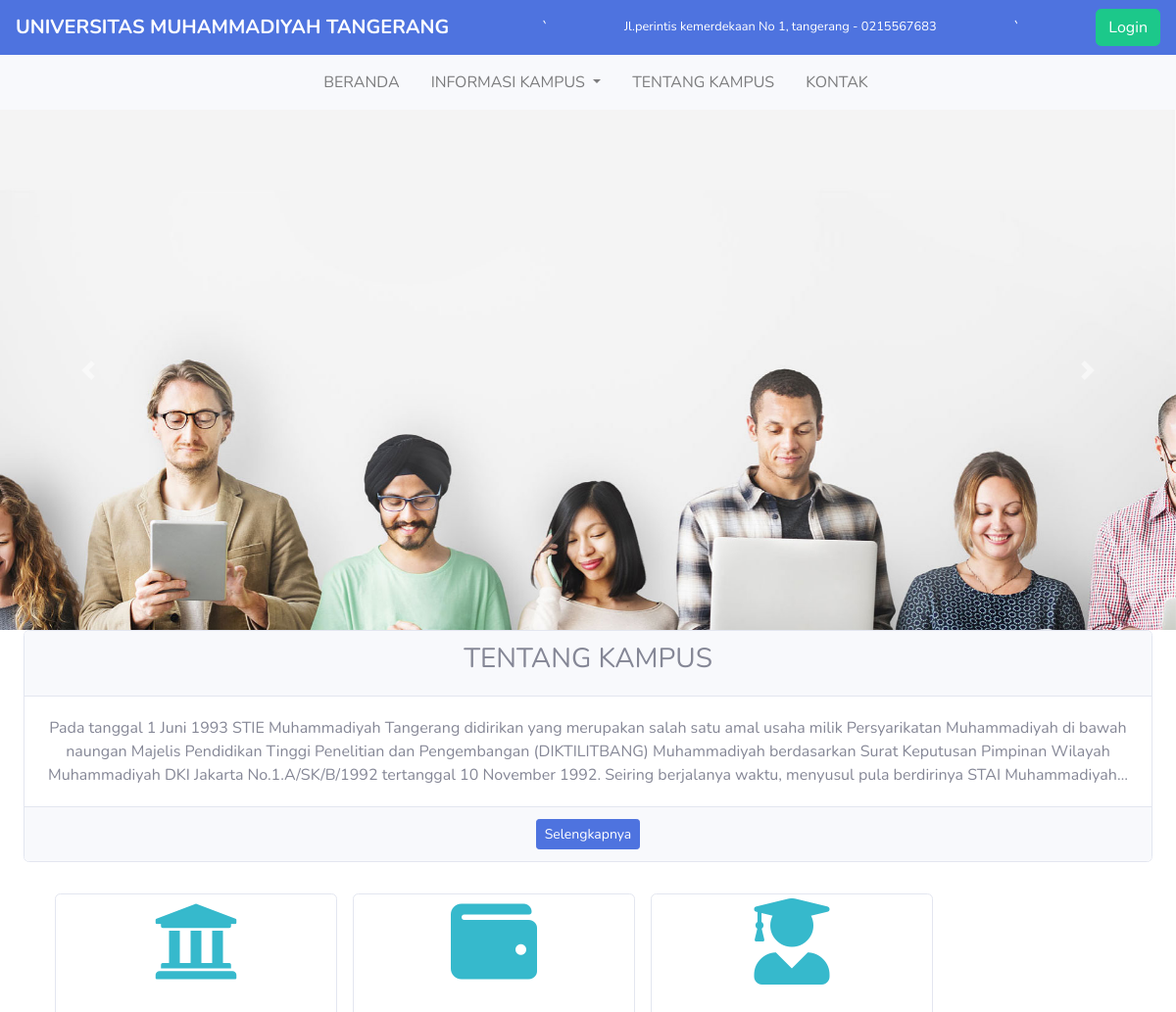
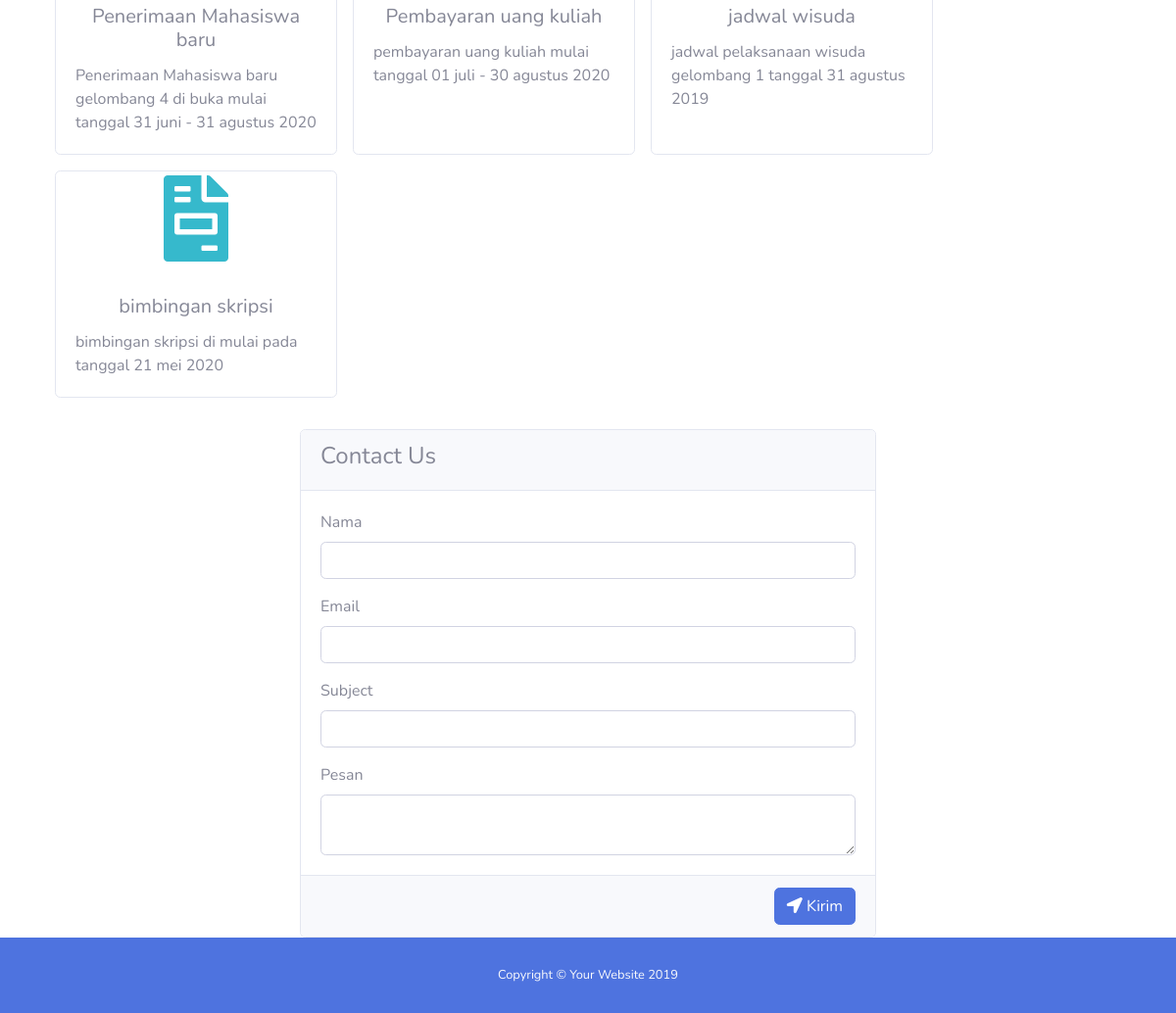
The page / on the database its author committed (2 pictures, top to bottom).
### tables this page shows
CREATE TABLE `identitas` (
  `id_identitas` int(11) NOT NULL,
  `nama_kampus` varchar(50) NOT NULL,
  `alamat` varchar(50) NOT NULL,
  `email` varchar(30) NOT NULL,
  `telepon` varchar(15) NOT NULL
);

CREATE TABLE `tentang_kampus` (
  `id_tentang` int(11) NOT NULL,
  `sejarah` text NOT NULL,
  `visi` text NOT NULL,
  `misi` text NOT NULL
);

CREATE TABLE `informasi_kampus` (
  `id_informasi` int(11) NOT NULL,
  `icon` varchar(20) NOT NULL,
  `judul_informasi` varchar(50) NOT NULL,
  `isi_informasi` text NOT NULL
);

### application/controllers/Home.php (called while the page is built, shortened)
<?php
class Home extends CI_controller{
    public function __construct()
    {
        $this->load->model('my_model', 'logic');
        $this->load->helper('text');
    }
    public function index(){
        $data['title'] = 'Universitas Muhammadiyah Tangerang';
        $data['identitas'] = $this->logic->get_all('identitas')->row();
        $data['tentang'] = $this->logic->get_all('tentang_kampus')->row();
        $data['info'] = $this->logic->get_all('informasi_kampus')->result();
        $this->load->view('template_admin/header',$data);
        $this->load->view('front_end/home');
        $this->load->view('template_admin/footer');
    }
}

### index.php (called while the page is built, shortened)
<?php
require_once BASEPATH.'core/CodeIgniter.php';

### application/models/My_model.php (called while the page is built, shortened)
<?php
class My_model extends CI_Model{
    public function get_all($table, $sort = null, $limit = null, $start = null){
        $this->db->order_by($sort);
        return $this->db->get($table, $limit, $start);
    }
}

### application/views/front_end/home.php (the view, shortened to what this page needs)
<nav class="navbar text-white bg-primary">
    <a class="navbar-brand text-uppercase">
        <strong><?= $identitas->nama_kampus ?></strong>
    </a>
    `<span class="small">
        <?= $identitas->alamat . ' - ' . $identitas->telepon ?>
    </span>`
    <a href="<?=site_url('login') ?>" class="btn btn-success my-2 my-sm-0" type="submit">Login</a>
</nav>
<nav class="navbar navbar-expand-lg navbar-light bg-light">
    <div class="collapse navbar-collapse" id="navbarNavAltMarkup">
        <div class="navbar-nav mx-auto">
            <a class="nav-item nav-link ml-3" href="#">BERANDA <span class="sr-only">(current)</span></a>
            <li class="nav-item dropdown ml-3">
                <a class="nav-link dropdown-toggle" href="#" id="navbarDropdownMenuLink" role="button" data-toggle="dropdown" aria-haspopup="true" aria-expanded="false">
                    INFORMASI KAMPUS
                </a>
            </li>
            <a class="nav-item nav-link ml-3" href="#">TENTANG KAMPUS</a>
            <a class="nav-item nav-link ml-3" href="#">KONTAK</a>
        </div>
    </div>
</nav>
<div id="carouselExampleControls" class="carousel slide" data-ride="carousel">
    <div class="carousel-inner">
        <div class="carousel-item active">
            <img class="d-block w-100" src="<?= base_url('assets/img/home_slider_1.jpg') ?>" alt="First slide">
        </div>
    </div>
    <a class="carousel-control-prev" href="#carouselExampleControls" role="button" data-slide="prev">
        <span class="carousel-control-prev-icon" aria-hidden="true"></span>
    </a>
    <a class="carousel-control-next" href="#carouselExampleControls" role="button" data-slide="next">
        <span class="carousel-control-next-icon" aria-hidden="true"></span>
    </a>
</div>
<div class="container-fluid">
    <div class="row">
        <div class="col-md-12">
            <div class="card text-center">
                <div class="card-header text-uppercase">
                    <h3>Tentang kampus</h3>
                </div>
                <div class="card-body">
                    <?= word_limiter($tentang->sejarah, 50) ?>
                </div>
                <div class="card-footer text-muted">
                    <a href="" class="btn btn-primary btn-sm" data-toggle="modal" data-target="#m<?= $tentang->id_tentang ?>">
                        Selengkapnya
                    </a>
                </div>
            </div>
        </div>
    </div>
</div>
<div class="container-fluid mt-3">
    <div class="row m-4">
        <?php foreach ($info as $key) : ?>
            <div class="card m-2" style="width: 18rem; min-height: 100px !important;">
                <span class="display-2 text-center text-info"> <i class="<?= $key->icon ?>"></i> </span>
                <div class="card-body">
                    <h5 class="card-title text-center"><?= $key->judul_informasi ?></h5>
                    <p class="card-text">
                        <?= $key->isi_informasi ?>
                    </p>
                </div>
            </div>
        <?php endforeach ?>
    </div>
</div>
<div class="row justify-content-center">
    <div class="col-12 col-md-6 col-lg-6">
        <div class="card">
            <form method="POST" action="<?= site_url('kirim-pesan') ?>">
                <div class="card-header">
                    <h4>Contact Us</h4>
                </div>
                <div class="card-body">
                    <div class="form-group">
                        <label>Nama</label>
                        <input type="text" name="nama" class="form-control">
                    </div>
                    <div class="form-group">
                        <label>Email</label>
                        <input type="email" name="email" class="form-control">
                    </div>
                    <div class="form-group">
                        <label>Subject</label>
                        <input type="text" name="subject" class="form-control">
                    </div>
                    <div class="form-group mb-0">
                        <label>Pesan</label>
                        <textarea class="form-control" name="pesan"></textarea>
                    </div>
                </div>
                <div class="card-footer text-right">
                    <button class="btn btn-primary"> <i class="fas fa-location-arrow"></i> Kirim</button>
                </div>
            </form>
        </div>
    </div>
</div>

### application/views/template_admin/header.php (shortened to what this page needs)
<!DOCTYPE html>
<html lang="en">
<head>
    <link href="<?= base_url('assets/') ?>vendor/fontawesome-free/css/all.min.css" rel="stylesheet" type="text/css">
    <link href="<?= base_url('assets/css/jquery-ui.min.css') ?>" rel="stylesheet">
    <link href="<?= base_url('assets/css/sb-admin-2.min.css') ?>" rel="stylesheet">
</head>

### application/views/template_admin/footer.php (shortened to what this page needs)
<footer class="sticky-footer bg-primary text-light">
    <div class="container my-auto">
        <div class="copyright text-center my-auto">
            <span>Copyright &copy; Your Website 2019</span>
        </div>
    </div>
</footer>
</body>
</html>

### rows shown on the page
identitas: nama_kampus "UNIVERSITAS MUHAMMADIYAH TANGERANG", alamat "Jl.perintis kemerdekaan No 1, tangerang", telepon "0215567683"
tentang_kampus: sejarah "Pada tanggal 1 Juni 1993 STIE Muhammadiyah Tangerang didirikan yang merupakan salah satu amal usaha milik Persyarikatan Muhammadiyah di bawah naungan Majelis Pendidikan Tinggi Penelitian dan Pengembangan (DIKTILITBANG) Muhammadiyah berdasarkan Surat Keputusan Pimpinan Wilayah Muhammadiyah DKI Jakarta No.1.A/SK/B/1992 tertanggal 10 November 1992. Seiring berjalanya waktu, menyusul pula berdirinya STAI Muhammadiyah…"
informasi_kampus: judul_informasi "Penerimaan Mahasiswa baru", isi_informasi "Penerimaan Mahasiswa baru gelombang 4 di buka mulai tanggal 31 juni - 31 agustus 2020"
informasi_kampus: judul_informasi "Pembayaran uang kuliah", isi_informasi "pembayaran uang kuliah mulai tanggal 01 juli - 30 agustus 2020"
informasi_kampus: judul_informasi "jadwal wisuda", isi_informasi "jadwal pelaksanaan wisuda gelombang 1 tanggal 31 agustus 2019"
informasi_kampus: judul_informasi "bimbingan skripsi", isi_informasi "bimbingan skripsi di mulai pada tanggal 21 mei 2020"
